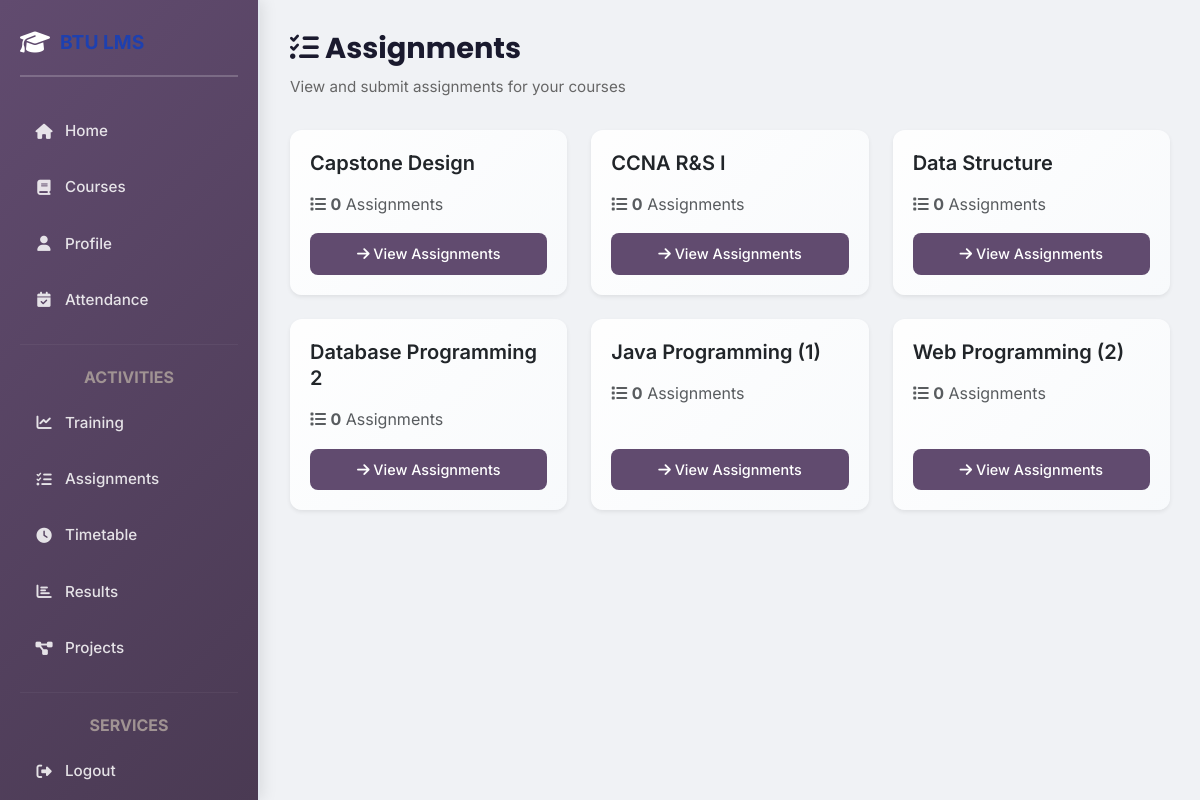
Screenshot of /student/assignments.php (signed in) with the database file from the repository.
### tables this page shows
CREATE TABLE `courses` (
  `id` int(11) NOT NULL,
  `course_name` varchar(100) DEFAULT NULL,
  `doctor_id` int(11) DEFAULT NULL
);

### student/assignments.php (the view, shortened to what this page needs)
<?php
include 'layout.php';
include '../config/db.php';
$student_id = $_SESSION['user_id'];
$query = "
    SELECT courses.id, courses.course_name, COUNT(assignments.id) as total
    FROM courses
    JOIN enrollments ON courses.id = enrollments.course_id
    LEFT JOIN assignments ON courses.id = assignments.course_id
    WHERE enrollments.student_id = $student_id
    GROUP BY courses.id, courses.course_name
    ORDER BY courses.course_name ASC
";
$courses = $conn->query($query);
?>
<div class="page-header">
    <h2><i class="fas fa-tasks"></i> Assignments</h2>
    <p>View and submit assignments for your courses</p>
</div>
<?php if($courses && $courses->num_rows > 0): ?>
<div class="row">
    <?php while($c = $courses->fetch_assoc()): ?>
    <div class="col-md-4 mb-4">
        <div class="card h-100 shadow-sm">
            <div class="card-body d-flex flex-column justify-content-between">
                <div>
                    <h5 class="card-title mb-3"><?= htmlspecialchars($c['course_name']) ?></h5>
                    <p class="text-muted mb-0">
                        <i class="fas fa-list"></i>
                        <strong><?= $c['total'] ?></strong> Assignment<?= $c['total'] != 1 ? 's' : '' ?>
                    </p>
                </div>
                <a href="view_assignment.php?course_id=<?= $c['id'] ?>"
                   class="btn btn-dark w-100 mt-3">
                   <i class="fas fa-arrow-right"></i> View Assignments
                </a>
            </div>
        </div>
    </div>
    <?php endwhile; ?>
</div>
<?php endif; ?>
</div></body></html>

### student/layout.php (shortened to what this page needs)
<!DOCTYPE html>
<html lang="en">
<head>
    <link href="https://cdn.jsdelivr.net/npm/bootstrap@5.3.2/dist/css/bootstrap.min.css" rel="stylesheet">
    <link rel="stylesheet" href="https://cdnjs.cloudflare.com/ajax/libs/font-awesome/6.5.0/css/all.min.css">
    <link rel="stylesheet" href="../assets/css/site.css">
</head>
<body>
<div class="sidebar">
    <div class="sidebar-brand">
        <i class="fas fa-graduation-cap"></i>
        <h5>BTU LMS</h5>
    </div>
    <ul class="sidebar-menu">
        <li><a href="dashboard.php"><i class="fas fa-home"></i> Home</a></li>
        <li><a href="courses.php"><i class="fas fa-book"></i> Courses</a></li>
        <li><a href="profile.php"><i class="fas fa-user"></i> Profile</a></li>
        <li><a href="attendance.php"><i class="fas fa-calendar-check"></i> Attendance</a></li>
        <hr class="sidebar-divider">
        <li style="color: #a09393; text-align: center;"><b>ACTIVITIES</b></a></li>
        <li><a href="traning.php"><i class="fa-solid fa-chart-line"></i> Training</a></li>
        <li><a href="assignments.php"><i class="fas fa-tasks"></i> Assignments</a></li>
        <li><a href="timetable.php"><i class="fas fa-clock"></i> Timetable</a></li>
        <li><a href="results.php"><i class="fas fa-chart-bar"></i> Results</a></li>
        <li><a href="projects.php"><i class="fas fa fa-diagram-project"></i> Projects</a></li>
        <hr class="sidebar-divider">
        <li style="color: #a09393; text-align: center;"><b>SERVICES</b></a></li>
        <a href="../auth/logout.php"><i class="fas fa-sign-out-alt"></i> Logout</a>
    </ul>
</div>
<div class="content">

### assets/css/site.css (style rules this page uses)
:root { --primary: #1e40af; --primary-hover: #1d4ed8; --secondary: #f59e0b; --success: #10b981; --danger: #ef4444; --warning: #f59e0b; --info: #06b6d4; --light: #f8fafc; --dark: #1e293b; --border: #e2e8f0; --shadow: 0 4px 6px -1px rgba(0, 0, 0, 0.1), 0 2px 4px -1px rgba(0, 0, 0, 0.06); --shadow-lg: 0 10px 15px -3px rgba(0, 0, 0, 0.1), 0 4px 6px -2px rgba(0, 0, 0, 0.05); }
body { background: url('../images/background.jpg') no-repeat center center fixed; background-size: contain; font-family: 'Inter', sans-serif; color: var(--dark); min-height: 100vh; line-height: 1.6; }
.card { background: linear-gradient(135deg, rgba(255, 255, 255, 0.95) 0%, rgba(248, 250, 252, 0.95) 100%); border: 1px solid var(--border); border-radius: 12px; box-shadow: var(--shadow); transition: all 0.3s cubic-bezier(0.4, 0, 0.2, 1); overflow: hidden; }
.card-body { padding: 20px; }
.btn { border-radius: 8px; font-weight: 500; padding: 8px 16px; transition: all 0.2s ease; border: none; cursor: pointer; }
.sidebar { background: linear-gradient(180deg, rgba(248, 250, 252, 0.95) 0%, rgba(241, 245, 249, 0.95) 100%); border-right: 2px solid var(--border); box-shadow: var(--shadow); backdrop-filter: blur(10px); }
h1, h2, h3, h4, h5, h6 { color: var(--primary); font-weight: 600; line-height: 1.3; }
h2 { font-size: 2rem; }
a { color: var(--primary); text-decoration: none; transition: color 0.2s ease; }
* { transition: all 0.3s cubic-bezier(0.4, 0, 0.2, 1); }

### student/layout.php (style rules this page uses)
* { font-family: 'Inter', sans-serif; }
html, body { height: 100%; background: #f0f2f5; }
body { display: flex; overflow-x: hidden; }
.sidebar { width: 260px; height: 100vh; background: linear-gradient(135deg, #614b6f 0%, #4a3a53 100%); color: white; padding: 30px 20px; position: fixed; overflow-y: auto; box-shadow: 2px 0 15px rgba(0, 0, 0, 0.1); z-index: 1000; }
.sidebar-brand { display: flex; align-items: center; gap: 10px; margin-bottom: 30px; padding-bottom: 20px; border-bottom: 2px solid rgba(255, 255, 255, 0.2); }
.sidebar-brand h5 { margin: 0; font-weight: 700; font-size: 1.2rem; }
.sidebar-brand i { font-size: 1.5rem; }
.sidebar-menu { list-style: none; margin: 0; padding: 0; }
.sidebar-menu li { margin: 8px 0; }
.sidebar-menu a { display: flex; align-items: center; gap: 12px; color: rgba(255, 255, 255, 0.85); padding: 12px 15px; text-decoration: none; border-radius: 8px; transition: all 0.3s ease; font-size: 0.95rem; font-weight: 500; }
.sidebar-menu a i { width: 18px; text-align: center; }
.sidebar-divider { border-color: rgba(255, 255, 255, 0.2); margin: 20px 0; }
.content { margin-left: 260px; flex: 1; padding: 30px; min-height: 100vh; }
.page-header { margin-bottom: 30px; }
.page-header h2 { font-family: 'Poppins', sans-serif; font-weight: 700; color: #1a1a2e; margin-bottom: 8px; font-size: 1.8rem; }
.page-header p { color: #666; font-size: 0.95rem; margin: 0; }
.card { border: none; border-radius: 12px; box-shadow: 0 2px 8px rgba(0, 0, 0, 0.08); transition: all 0.3s ease; overflow: hidden; }
.card-body { padding: 20px; }
.btn { padding: 10px 20px; border-radius: 8px; font-weight: 500; transition: all 0.3s ease; font-size: 0.9rem; border: none; }
.btn-dark { background: #614b6f; color: white; }

### rows the page displays
courses: course_name "Capstone Design", total "0"
courses: course_name "CCNA R&S I", total "0"
courses: course_name "Data Structure", total "0"
courses: course_name "Database Programming 2", total "0"
courses: course_name "Java Programming (1)", total "0"
courses: course_name "Web Programming (2)", total "0"
